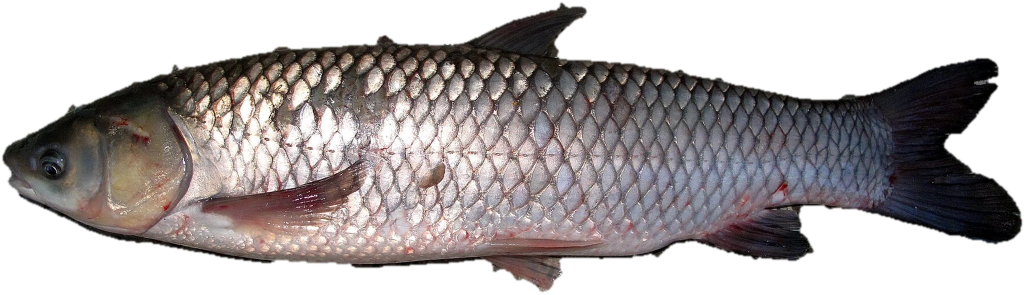
#> input picture assets/fish/amur.webp, 2048 x 589 px (shown at 1/2 size)
$ python cutout.py ../../assets/fish/amur.webp ../../assets/fish/karas.webp ../../assets/fish/karas.webp
#> lines starting #> are read from the running program, lines starting #| are printed output that depends on the picture; after the words box and inside, x2 and y2 are one past the last pixel; in counts of white or black regions, pixels touching at a corner belong together
#!/usr/bin/env python3
"""
Turns a side-view fish photograph on a plain background into a game asset:
  <id>.webp  the fish cut out (RGBA), levelled, head on the left, cropped, 2048 px wide (WebP, a fifth of a PNG)
  <id>.json  the body outline without the fins (top and bottom edge at 128 points along the length),
             used to loft the 3D body so its silhouette matches the photo exactly.

Usage: python3 tools/fish_photos/cutout.py <photo> <out_dir> <id> [--flip] [--threshold T] [--grabcut [--box x0,y0,x1,y1]]
                                          [--isnet model.onnx [--open N]]
Pillow and numpy; --grabcut (busy backgrounds) also needs opencv-python-headless; --isnet (any background, keeps
translucent fins soft) needs onnxruntime and the ISNet "general use" model (isnet-general-use.onnx, as published with
the rembg project); the model is a tool only and is not shipped with the game.
"""
import json
import math
import sys
from collections import deque

import numpy as np
from PIL import Image, ImageFilter

OUT_WIDTH = 2048


def background_colour(rgb):
    h, w, _ = rgb.shape
    border = np.concatenate([rgb[0, :], rgb[-1, :], rgb[:, 0], rgb[:, -1]])
    return np.median(border, axis=0)


def flood_from_border(mask):
    """True where a False pixel connects to the image border (the real background)."""
    h, w = mask.shape
    seen = np.zeros_like(mask, dtype=bool)
    q = deque()
    for x in range(w):
        for y in (0, h - 1):
            if not mask[y, x] and not seen[y, x]:
                seen[y, x] = True
                q.append((y, x))
    for y in range(h):
        for x in (0, w - 1):
            if not mask[y, x] and not seen[y, x]:
                seen[y, x] = True
                q.append((y, x))
    while q:
        y, x = q.popleft()
        for dy, dx in ((1, 0), (-1, 0), (0, 1), (0, -1)):
            ny, nx = y + dy, x + dx
            if 0 <= ny < h and 0 <= nx < w and not mask[ny, nx] and not seen[ny, nx]:
                seen[ny, nx] = True
                q.append((ny, nx))
    return seen


def largest_component(mask):
    h, w = mask.shape
    label = np.zeros(mask.shape, dtype=np.int32)
    best, best_size, current = 0, 0, 0
    for sy in range(h):
        for sx in range(w):
            if mask[sy, sx] and label[sy, sx] == 0:
                current += 1
                size = 0
                q = deque([(sy, sx)])
                label[sy, sx] = current
                while q:
                    y, x = q.popleft()
                    size += 1
                    for dy, dx in ((1, 0), (-1, 0), (0, 1), (0, -1)):
                        ny, nx = y + dy, x + dx
                        if 0 <= ny < h and 0 <= nx < w and mask[ny, nx] and label[ny, nx] == 0:
                            label[ny, nx] = current
                            q.append((ny, nx))
                if size > best_size:
                    best, best_size = current, size
    return label == best


def segment(img, threshold):
    """Mask of the fish at a working resolution (plain background assumed)."""
    small = img.copy()
    small.thumbnail((640, 640))
    rgb = np.asarray(small.convert("RGB")).astype(np.float32)
    bg = background_colour(rgb)
    dist = np.sqrt(((rgb - bg) ** 2).sum(axis=2))
    # Soft shadows on a white background are grey and unsaturated: count saturation and darkness, not just distance.
    sat = rgb.max(axis=2) - rgb.min(axis=2)
    score = dist + sat * 0.8
    mask = score > threshold
    mask = np.asarray(Image.fromarray(mask.astype(np.uint8) * 255).filter(ImageFilter.MedianFilter(5))) > 127
    mask = largest_component(mask)
    mask = ~flood_from_border(mask)              # fill holes (silvery highlights, the eye)
    return mask, small.size


# [62 lines left out: functions segment_grabcut, segment_isnet, not called in this run]


def level_angle(mask):
    ys, xs = np.nonzero(mask)
    xs = xs - xs.mean()
    ys = ys - ys.mean()
    cov = np.cov(np.stack([xs, ys]))
    vals, vecs = np.linalg.eigh(cov)
    major = vecs[:, np.argmax(vals)]
    return math.degrees(math.atan2(major[1], major[0]))


def column_profile(mask):
    h, w = mask.shape
    top = np.full(w, np.nan)
    bottom = np.full(w, np.nan)
    for x in range(w):
        col = np.nonzero(mask[:, x])[0]
        if len(col):
            top[x], bottom[x] = col.min(), col.max()
    return top, bottom


def body_mask(mask, length_px):
    """The body without its fins: a morphological opening with a disc a few percent of the length wide."""
    k = max(3, int(length_px * 0.045) | 1)
    im = Image.fromarray(mask.astype(np.uint8) * 255)
    opened = im.filter(ImageFilter.MinFilter(k)).filter(ImageFilter.MaxFilter(k))
    return np.asarray(opened) > 127


def smooth_outline(samples):
    """
    The bases of thick fins survive the opening as steps in the edge; a step makes a lip in the lofted body that
    catches the light as a bright line. A running median removes the short steps and a light blur rounds what is
    left, so the back and belly run smoothly (the cut-out card still shows the real edge).
    """
    n = len(samples)
    out = samples.copy()
    for k in range(2):
        col = samples[:, k]
        med = np.array([np.median(col[max(0, i - 4):i + 5]) for i in range(n)])
        pad = np.concatenate([np.full(6, med[0]), med, np.full(6, med[-1])])
        g = np.exp(-0.5 * (np.arange(-6, 7) / 2.5) ** 2)
        out[:, k] = np.convolve(pad, g / g.sum(), mode="valid")
    # Keep the snout and the tail stalk where they were measured, easing into the smoothed edge.
    w = np.clip(np.minimum(np.arange(n), np.arange(n)[::-1]) / 5.0, 0, 1)[:, None]
    return samples * (1 - w) + out * w


def head_on_left(mask):
    """The tail end has a thin stalk before the tail fin; the head end stays thick to the end."""
    top, bottom = column_profile(mask)
    thick = np.nan_to_num(bottom - top)
    w = len(thick)
    left = thick[int(w * 0.08):int(w * 0.3)]
    right = thick[int(w * 0.7):int(w * 0.92)]
    return left.min(initial=1e9) >= right.min(initial=1e9)


def bleed(rgba, steps=32, solid=235):
    """
    Replaces the colour of the see-through and edge pixels with the fish's own colours spread outwards, so texture
    filtering never pulls in the old background (no white halo, no black rim at the snout).
    """
    arr = np.asarray(rgba).astype(np.float32)
    rgb, a = arr[..., :3].copy(), arr[..., 3]
    known = a > solid
    for _ in range(steps):
        acc = np.zeros_like(rgb)
        cnt = np.zeros(a.shape, dtype=np.float32)
        for dy, dx in ((1, 0), (-1, 0), (0, 1), (0, -1), (1, 1), (-1, -1), (1, -1), (-1, 1)):
            shifted_k = np.roll(np.roll(known, dy, 0), dx, 1)
            shifted_c = np.roll(np.roll(rgb, dy, 0), dx, 1)
            acc += shifted_c * shifted_k[..., None]
            cnt += shifted_k
        grow = (~known) & (cnt > 0)
        rgb[grow] = acc[grow] / cnt[grow][:, None]
        known = known | grow
        if known.all():
            break
    # Anything still unknown far from the fish: the mean fish colour.
    if (~known).any():
        rgb[~known] = rgb[known].mean(axis=0)
    out = np.dstack([rgb, a]).clip(0, 255).astype(np.uint8)
    return Image.fromarray(out, "RGBA")


def main():
    src, out_dir, sid = sys.argv[1], sys.argv[2], sys.argv[3]
    flip = "--flip" in sys.argv
    threshold = float(sys.argv[sys.argv.index("--threshold") + 1]) if "--threshold" in sys.argv else 38.0
    img = Image.open(src).convert("RGB")
    box = None
    if "--box" in sys.argv:
        box = tuple(float(v) for v in sys.argv[sys.argv.index("--box") + 1].split(","))
    soft = None
    if "--isnet" in sys.argv:
        opening = int(sys.argv[sys.argv.index("--open") + 1]) if "--open" in sys.argv else 5
        mask, size, soft = segment_isnet(img, sys.argv[sys.argv.index("--isnet") + 1], box, opening)
    elif "--grabcut" in sys.argv:
        mask, size = segment_grabcut(img, box)
    else:
        mask, size = segment(img, threshold)
#> in segment, `small.thumbnail((640, 640))`:
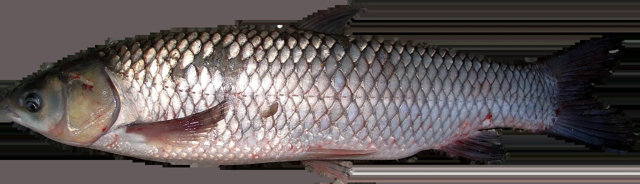
#> small: PIL image 640x184 RGB; mean R, G, B 97.8, 89.4, 88.7
#> in background_colour, `border = np.concatenate([rgb[0, :], rgb[-1, :], rgb[:, 0], rgb[:, -1]])`: border = 1648 rows, first 8: [101, 91, 92], [101, 91, 92], [101, 91, 92], [101, 91, 92], [101, 91, 92], [101, 91, 92], [101, 91, 92], [101, 91, 92]
#> in segment, `bg = background_colour(rgb)`: bg = [99, 91, 91]
#> in segment, `mask = score > threshold`:
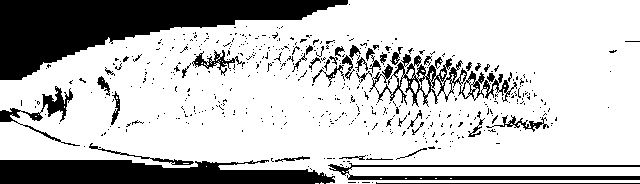
#> mask: shape (184, 640) bool; 76.1% white; 496 black regions (453 under 20 px), largest, box (x1, y1, x2, y2) and area: (0, 0, 348, 80) 12452, (0, 160, 335, 184) 6403, (369, 54, 517, 107) 1972
#> after the loop in largest_component, `for sy in range(h):`:
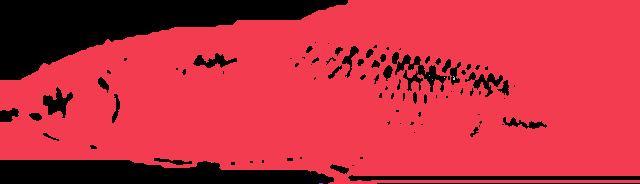
#> label: shape (184, 640) int32; 8 distinct labels, from 0 to 7; one colour per label, 0 black
#> after the loop in flood_from_border, `while q:`:
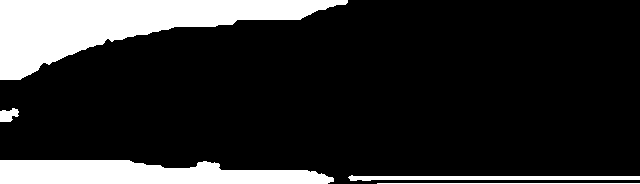
#> seen: shape (184, 640) bool; 17.3% white; 5 white regions, box (x1, y1, x2, y2) and area: (0, 0, 348, 80) 12452, (0, 160, 334, 184) 6318, (348, 175, 640, 181) 1182, (377, 183, 640, 184) 263, (0, 108, 19, 122) 189
#> size = (640, 184)

    # Level the fish along its long axis.
    angle = level_angle(mask)
#> in level_angle, `cov = np.cov(np.stack([xs, ys]))`: cov = [[30472.2, -997.6], [-997.6, 2220.2]]
#> in level_angle, `vals, vecs = np.linalg.eigh(cov)`: vals = [2185, 30507.4]; vecs = [[-0.0352, -0.999], [-0.999, 0.0352]]
#> in level_angle, `major = vecs[:, np.argmax(vals)]`: major = [-0.999, 0.0352]
#> angle = 178
    if angle > 90:
        angle -= 180
#> angle = -2.02
    if angle < -90:
        angle += 180
    m_img = soft or Image.fromarray(mask.astype(np.uint8) * 255).resize(img.size, Image.BILINEAR)
    rgba = img.convert("RGBA")
    rgba.putalpha(m_img)
    rgba = rgba.rotate(angle, resample=Image.BICUBIC, expand=True)
#> rgba: PIL image 2068x661 RGBA
    alpha = np.asarray(rgba.split()[3]) > 127
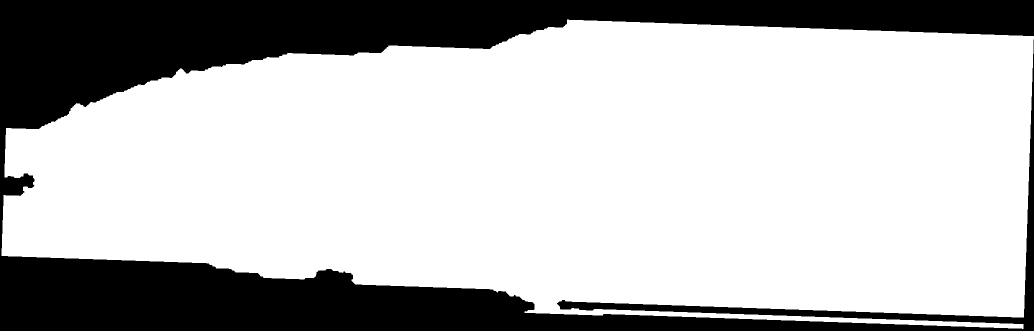
#> alpha: shape (661, 2068) bool (shown at 1/2 size); 72.9% white; 1 black region, box (x1, y1, x2, y2) and area: (0, 0, 2068, 661) 369812
    if not alpha.any():
        raise SystemExit("no fish found")
    ys, xs = np.nonzero(alpha)
    pad = 4
    box = (max(xs.min() - pad, 0), max(ys.min() - pad, 0), min(xs.max() + pad, rgba.width), min(ys.max() + pad, rgba.height))
#> box = (0, 35, 2068, 661)
    rgba = rgba.crop(box)
#> rgba: PIL image 2068x626 RGBA
    alpha = np.asarray(rgba.split()[3]) > 127
#> alpha: shape (626, 2068) bool; 77% white; 1 black region, box (x1, y1, x2, y2) and area: (0, 0, 2068, 626) 297432
    if not head_on_left(alpha) ^ flip:
#> in head_on_left, `thick = np.nan_to_num(bottom - top)`: thick = 2068 values, max 589 at index 1134, min 0 at index 0, mean 488.1
#> in head_on_left, `w = len(thick)`: w = 2068
#> in head_on_left, `left = thick[int(w * 0.08):int(w * 0.3)]`: left = 455 values, max 451 at index 410, min 303 at index 4, mean 385.9
#> in head_on_left, `right = thick[int(w * 0.7):int(w * 0.92)]`: right = 455 values, max 586 at index 2, min 585 at index 0, mean 585.1
        rgba = rgba.transpose(Image.FLIP_LEFT_RIGHT)
        alpha = alpha[:, ::-1]

    # Soft, slightly eroded edge so no background halo is left around the fish (the model's own soft edge when it
    # has one).
    if soft is None:
        a = Image.fromarray(alpha.astype(np.uint8) * 255).filter(ImageFilter.MinFilter(3)).filter(ImageFilter.GaussianBlur(1.2))
        rgba.putalpha(a)
    h = int(round(rgba.height * OUT_WIDTH / rgba.width))
    rgba = rgba.resize((OUT_WIDTH, h), Image.LANCZOS)
#> rgba: PIL image 2048x620 RGBA
    # The edge pixels take the colour of the solid fish next to them, so no background tint is left at the rim.
    rgba = bleed(rgba, solid=235 if soft is None else 200)
#> after the loop in bleed, `for _ in range(steps):`:
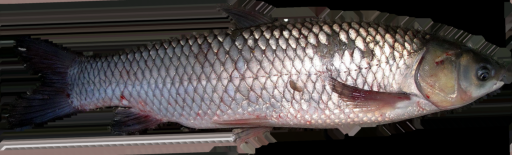
#> acc: shape (620, 2048, 3) float32 (shown at 1/4 size); mean R, G, B 648.6, 593.6, 583.7; drawn with min black and max white
    rgba.save(f"{out_dir}/{sid}.webp", quality=92, alpha_quality=100, method=6)

    # Body outline (fins removed) at 128 points, in image fractions.
    small = rgba.copy()
    small.thumbnail((512, 512))
#> small: PIL image 512x155 RGBA
    a_small = np.asarray(small.split()[3]) > 127
#> a_small: shape (155, 512) bool; 76.5% white; 1 black region, box (x1, y1, x2, y2) and area: (0, 0, 512, 155) 18672
    body = body_mask(a_small, a_small.shape[1])
#> in body_mask, `opened = im.filter(ImageFilter.MinFilter(k)).filter(ImageFilter.MaxFil..`:
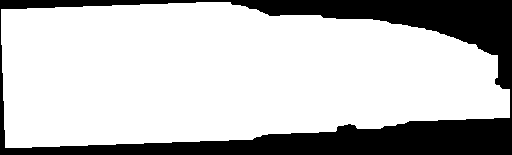
#> opened: PIL image 512x155 L; 75.4% white; 1 black region, box (x1, y1, x2, y2) and area: (0, 0, 512, 155) 19535
    top, bottom = column_profile(body)
    w = len(top)
#> w = 512
    xs = np.nonzero(~np.isnan(top))[0]
#> xs = 509 values from 1 to 509
    # A broad, dark tail fin can survive the opening: the body then ends at the tail stalk, the narrowest point of
    # its back third, not where the mask ends.
    thick = np.convolve(np.nan_to_num(bottom - top), np.ones(5) / 5, mode="same")
#> thick = 512 values, max 139 at index 29, min 5.6 at index 511, mean 115.9
    lo, hi = int(xs.min() + (xs.max() - xs.min()) * 0.6), xs.max() - 2
#> lo = 305; hi = 507
    if hi > lo:
        seg = thick[lo:hi + 1]
#> seg = 203 values, max 117 at index 0, min 28 at index 199, mean 91.78
        after = np.maximum.accumulate(seg[::-1])[::-1]      # the thickest point from here to the end
#> after = 203 values, max 117 at index 0, min 28 at index 199, mean 92.11
        ratio = seg / np.maximum(after, 1e-6)
#> ratio = 203 values, max 1 at index 0, min 0.958 at index 43, mean 0.997
        stalk = lo + int(np.argmin(ratio))
#> stalk = 348
        if ratio[stalk - lo] < 0.8:
            xs = xs[xs <= stalk]
    start, end = xs.min() / w, (xs.max() + 1) / w        # where the body begins and ends (the tail fin is beyond)
#> start = 0.00195; end = 0.996
    samples = []
    for i in range(128):
        x = start + (end - start) * i / 127
        col = min(int(x * w), w - 1)
        if np.isnan(top[col]):
            near = xs[np.argmin(np.abs(xs - col))]
            col = near
        samples.append([float(top[col]) / a_small.shape[0], float(bottom[col]) / a_small.shape[0]])
#> this loop made 128 passes
#> (x, near) on pass 128: (0.996, 509)
#> after the loop, near = 509; samples = 128 pairs, first value 0.0129 to 0.574, second value 0.284 to 0.948
    samples = [[round(float(t), 4), round(float(b), 4)] for t, b in smooth_outline(np.array(samples))]
#> in smooth_outline, `n = len(samples)`: n = 128
#> in smooth_outline, `out = samples.copy()`: out has the same summary as samples in main
#> after the loop in smooth_outline, `for k in range(2):`: out = 128 pairs, first value 0.0136 to 0.494, second value 0.756 to 0.948
#> samples = 128 pairs, first value 0.0136 to 0.574, second value 0.284 to 0.948
    meta = {"aspect": round(rgba.height / rgba.width, 4), "body_start": round(float(start), 4),
            "body_end": round(float(end), 4), "outline": samples}
    json.dump(meta, open(f"{out_dir}/{sid}.json", "w"), indent=0)
    print(f"{sid}: {rgba.width}x{rgba.height}, levelled {angle:.1f} deg, body {start:.2f}-{end:.2f}")
#| ../../assets/fish/karas.webp: 2048x620, levelled -2.0 deg, body 0.00-1.00


if __name__ == "__main__":
    main()

$ run again, on assets/fish/karas_srebrzysty.webp
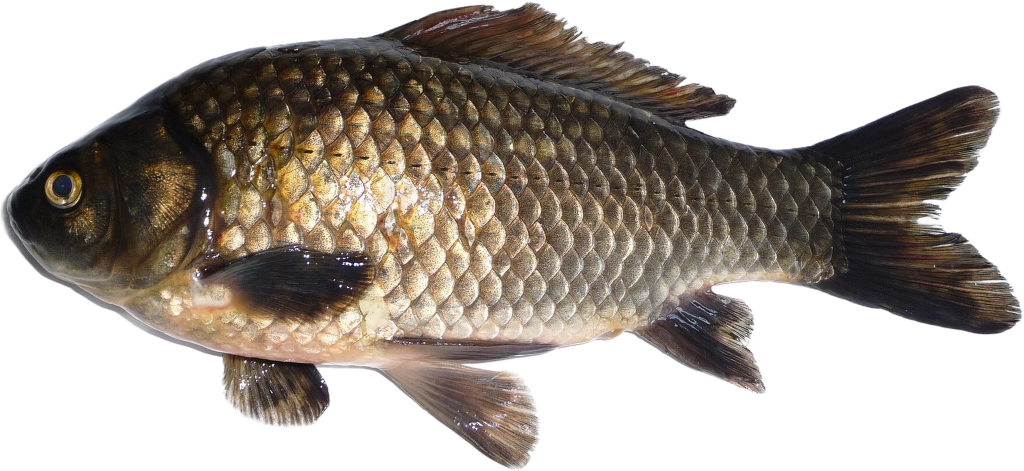
#> input picture assets/fish/karas_srebrzysty.webp, 2048 x 942 px (shown at 1/2 size)
#> border = 1868 rows, first 8: [122, 112, 102], [122, 112, 102], [122, 112, 102], [122, 112, 102], [122, 112, 102], [122, 112, 102], [122, 112, 102], [122, 112, 102]
#> bg = [122, 112, 102]
#> after the loop in flood_from_border, `while q:`:
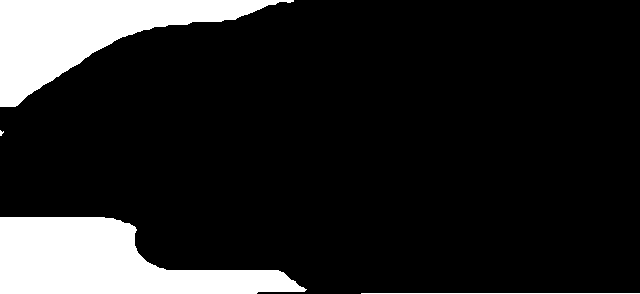
#> seen: shape (294, 640) bool; 14.4% white; 4 white regions (1 under 20 px), largest, box (x1, y1, x2, y2) and area: (0, 217, 307, 294) 14288, (0, 0, 294, 107) 12557, (361, 293, 640, 294) 279
#> size = (640, 294)
#> cov = [[29300.4, 151.9], [151.9, 6073]]
#> vals = [6072, 29301.3]; vecs = [[0.00654, -1], [-1, -0.00654]]
#> major = [-1, -0.00654]
#> in main, `angle = level_angle(mask)`: angle = -179.6
#> in main, `angle += 180`: angle = 0.375
#> box = (0, 0, 2056, 953)
#> in head_on_left, `thick = np.nan_to_num(bottom - top)`: thick = 2056 values, max 942 at index 950, min 0 at index 0, mean 806.1
#> in head_on_left, `w = len(thick)`: w = 2056
#> left = 452 values, max 792 at index 451, min 432 at index 0, mean 617.3
#> right = 452 values, max 938 at index 0, min 937 at index 78, mean 937.7
#> a_small: shape (237, 512) bool; 84% white; 2 black regions, box (x1, y1, x2, y2) and area: (0, 0, 512, 237) 19149, (0, 0, 2, 214) 311
#> in body_mask, `opened = im.filter(ImageFilter.MinFilter(k)).filter(ImageFilter.MaxFil..`:
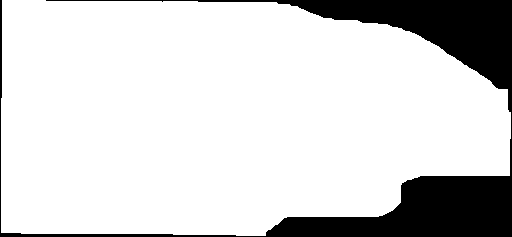
#> opened: PIL image 512x237 L; 83.8% white; 1 black region, box (x1, y1, x2, y2) and area: (0, 0, 512, 237) 19609
#> in main, `w = len(top)`: w = 512
#> xs = 510 values from 1 to 510
#> in main, `thick = np.convolve(np.nan_to_num(bottom - top), np.ones(5) / 5, mode=..`: thick = 512 values, max 233 at index 23, min 17.8 at index 511, mean 197.6
#> lo = 306; hi = 508
#> seg = 203 values, max 205.2 at index 0, min 65.2 at index 202, mean 152.9
#> after has the same summary as seg
#> ratio = 203 values from 1 to 1
#> stalk = 306
#> start = 0.00195; end = 0.998
#> the loop in main, `for i in range(128):` made 128 passes
#> (x, near) on pass 128: (0.998, 510)
#> after the loop in main, `for i in range(128):`: near = 510; samples = 128 pairs, first value 0 to 0.473, second value 0.582 to 0.992
#> n = 128
#> in smooth_outline, `out = samples.copy()`: out has the same summary as samples in main
#> after the loop in smooth_outline, `for k in range(2):`: out = 128 pairs, first value 0 to 0.373, second value 0.738 to 0.99
#> in main, `samples = [[round(float(t), 4), round(float(b), 4)] for t, b in smooth..`: samples = 128 pairs, first value 0 to 0.473, second value 0.582 to 0.99
#| ../../assets/fish/karas_srebrzysty.webp: 2048x949, levelled 0.4 deg, body 0.00-1.00

$ run again, on assets/fish/okon.webp
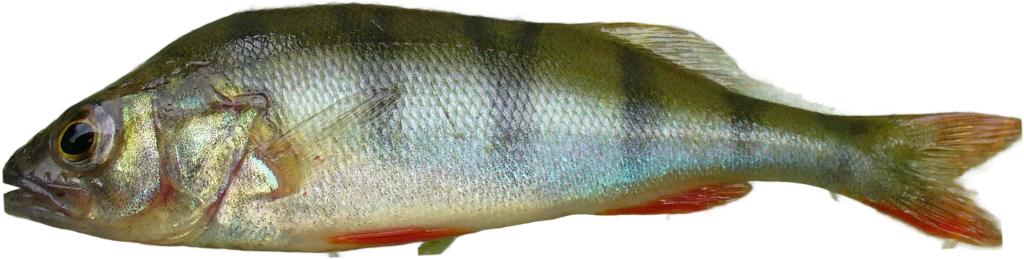
#> input picture assets/fish/okon.webp, 2048 x 517 px (shown at 1/2 size)
#> border = 1604 rows, first 8: [118, 116, 87], [118, 116, 87], [118, 116, 87], [118, 116, 87], [118, 116, 87], [118, 116, 87], [118, 116, 87], [118, 116, 87]
#> bg = [117, 109, 72]
#> in segment, `mask = ~flood_from_border(mask)`:
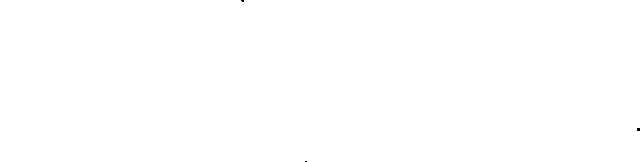
#> mask: shape (162, 640) bool; 100% white; black in thin lines or dots, all inside (x1, y1, x2, y2) = (241, 0, 640, 162)
#> size = (640, 162)
#> cov = [[34129.7, -1.62], [-1.62, 2186.6]]
#> vals = [2186.6, 34129.7]; vecs = [[-5.07e-05, -1], [-1, 5.07e-05]]
#> major = [-1, 5.07e-05]
#> in main, `angle = level_angle(mask)`: angle = 180
#> in main, `angle -= 180`: angle = -0.0029
#> alpha: shape (519, 2050) bool; 99.5% white; black in thin lines or dots
#> box = (0, 0, 2050, 519)
#> in head_on_left, `thick = np.nan_to_num(bottom - top)`: thick = 2050 values, max 516 at index 1, min 0 at index 0, mean 515.5
#> in head_on_left, `w = len(thick)`: w = 2050
#> left = 451 values from 516 to 516
#> in main, `small.thumbnail((512, 512))`:
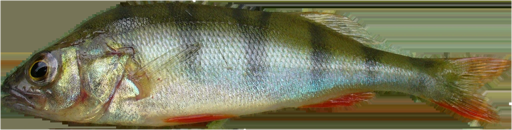
#> small: PIL image 512x130 RGBA; mean R, G, B, A 117.2, 115.9, 86.4, 252.7; transparent parts drawn white
#> a_small: shape (130, 512) bool; 100% white; black in thin lines or dots
#> im: PIL image 512x130 L; 100% white; black in thin lines or dots
#> in main, `top, bottom = column_profile(body)`: top = 512 values, max 2 at index 193, min 0 at index 1, mean 0.0156; bottom = 512 values, max 129 at index 1, min 128 at index 0, mean 129
#> in main, `w = len(top)`: w = 512
#> xs = 512 values from 0 to 511
#> in main, `thick = np.convolve(np.nan_to_num(bottom - top), np.ones(5) / 5, mode=..`: thick = 512 values, max 129 at index 3, min 77 at index 0, mean 128.7
#> lo = 306; hi = 509
#> seg = 204 values, max 129 at index 0, min 128.6 at index 203, mean 129
#> after has the same summary as seg
#> ratio = 204 values from 1 to 1
#> stalk = 306
#> start = 0; end = 1
#> the loop in main, `for i in range(128):` made 128 passes
#> x on passes 1 to 8: 0, 0.00787, 0.0157, 0.0236, 0.0315, 0.0394, 0.0472, 0.0551
#> after the loop in main, `for i in range(128):`: samples = 128 pairs, first value 0 to 0.0154, second value 0.985 to 0.992
#> n = 128
#> in smooth_outline, `out = samples.copy()`: out has the same summary as samples in main
#> after the loop in smooth_outline, `for k in range(2):`: out = 128 pairs, first value 0 to 0, second value 0.992 to 0.992
#> in main, `samples = [[round(float(t), 4), round(float(b), 4)] for t, b in smooth..`: samples = 128 pairs, first value 0 to 0.0077, second value 0.985 to 0.992
#| ../../assets/fish/okon.webp: 2048x518, levelled -0.0 deg, body 0.00-1.00
